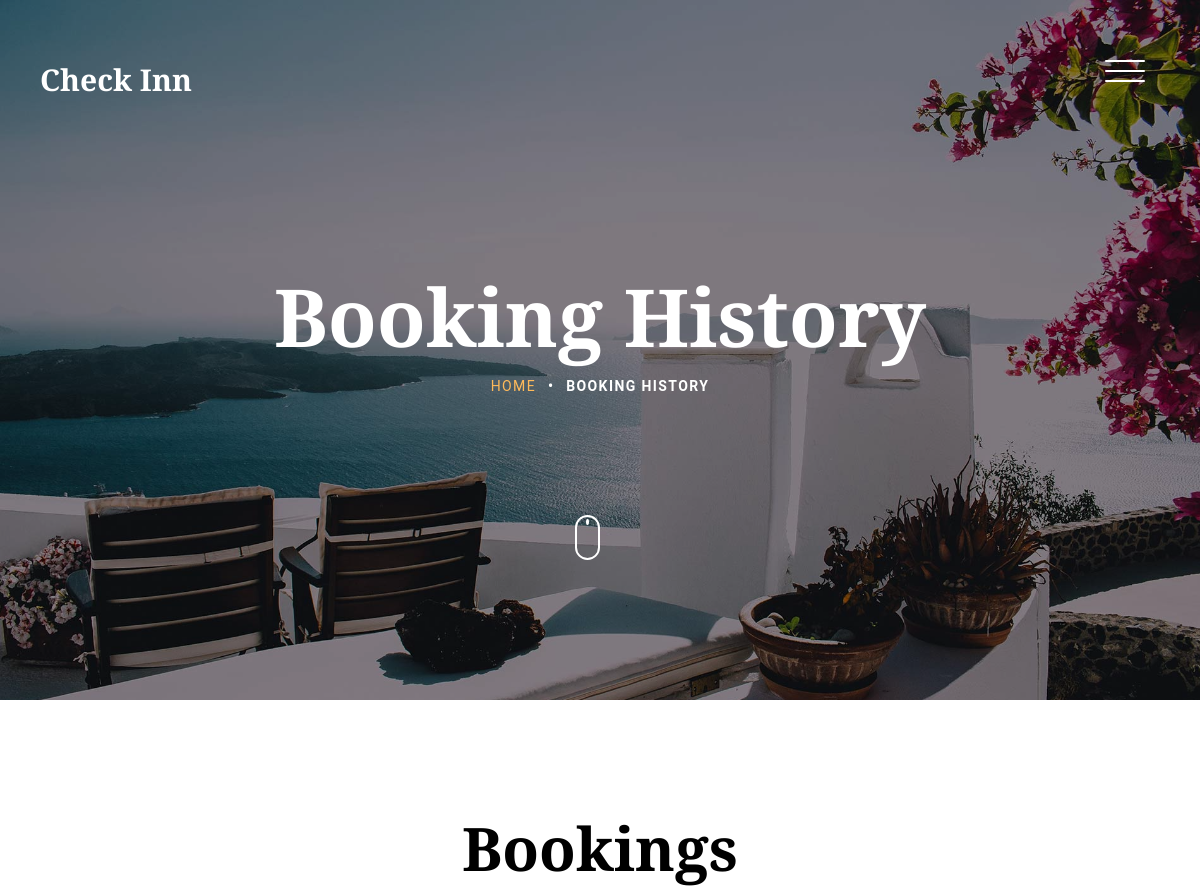
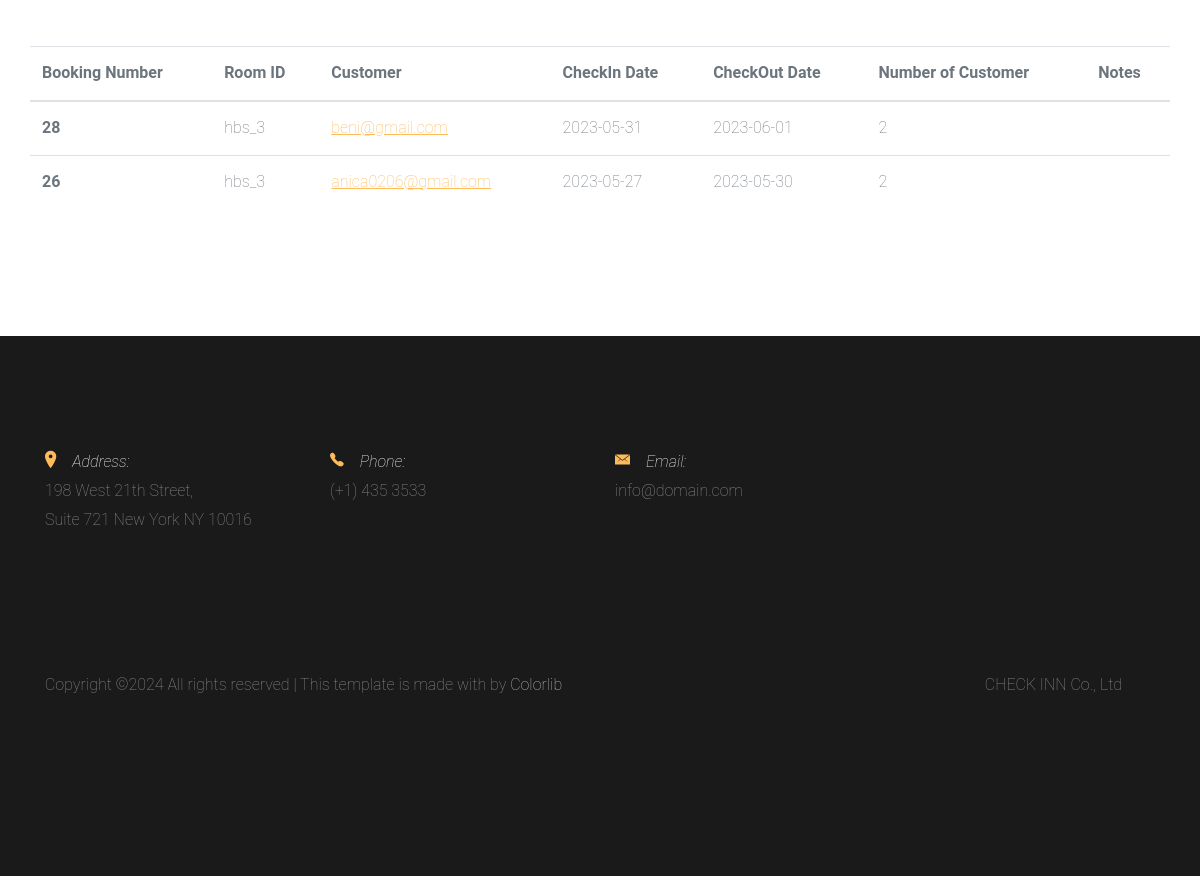
/CheckInn_Website/hotelBookingHistory.php (signed in), run on the app's committed database (2 pictures, top to bottom).
### tables this page shows
CREATE TABLE `booking` (
  `bookingID` int(11) NOT NULL,
  `hotelID` varchar(45) NOT NULL,
  `roomID` varchar(45) NOT NULL,
  `email` varchar(45) NOT NULL,
  `noOfNight` int(11) NOT NULL,
  `checkInDate` date NOT NULL,
  `checkOutDate` date NOT NULL,
  `notes` varchar(500) NOT NULL,
  `noOfCustomer` varchar(45) NOT NULL
);

### CheckInn_Website/session.php (called while the page is built, shortened)
<?php
    function userData($con)
    {
        if(isset($_SESSION['email']))
        {
            $email = $_SESSION['email'];
            $query = "select * from users where email = '$email' limit 1";
            $result = mysqli_query($con, $query);
            if($result && mysqli_num_rows($result) > 0)
            {
                $userData = mysqli_fetch_assoc($result);
                return $userData;
            }
        }
        die;
    }
?>

### CheckInn_Website/hotelBookingHistory.php (the view, shortened to what this page needs)
<?php
    include("dbConn.php");
    include("session.php");
    $userData = userData($db);
    $hotelID = $userData['hotelID'];
    $q = "select * from booking where hotelID = '$hotelID'";
    $query = mysqli_query($db, $q);
?>
<!DOCTYPE HTML>
<html>
<head>
<link rel="stylesheet" href="css/bootstrap.min.css">
<link rel="stylesheet" href="css/animate.css">
<link rel="stylesheet" href="css/owl.carousel.min.css">
<link rel="stylesheet" href="css/aos.css">
<link rel="stylesheet" href="css/bootstrap-datepicker.css">
<link rel="stylesheet" href="css/jquery.timepicker.css">
<link rel="stylesheet" href="css/fancybox.min.css">
<link rel="stylesheet" href="fonts/ionicons/css/ionicons.min.css">
<link rel="stylesheet" href="fonts/fontawesome/css/font-awesome.min.css">
<link rel="stylesheet" href="css/style.css">
</head>
<body>
<header class="site-header js-site-header">
  <div class="container-fluid">
    <div class="row align-items-center">
      <div class="col-6 col-lg-4 site-logo" data-aos="fade"><a href="hotelOperator.php">Check Inn</a></div>
      <div class="col-6 col-lg-8">
        <div class="site-menu-toggle js-site-menu-toggle"  data-aos="fade">
          <span></span>
          <span></span>
          <span></span>
        </div>
      </div>
    </div>
  </div>
</header>
<section class="site-hero inner-page overlay" style="background-image: url(images/hero_4.jpg)" data-stellar-background-ratio="0.5">
      <div class="container">
        <div class="row site-hero-inner justify-content-center align-items-center">
          <div class="col-md-10 text-center" data-aos="fade">
            <h1 class="heading mb-3">Booking History</h1>
            <ul class="custom-breadcrumbs mb-4">
              <li><a href="hotelOperator.php">Home</a></li>
              <li>&bullet;</li>
              <li>Booking History</li>
            </ul>
          </div>
        </div>
      </div>
      <a class="mouse smoothscroll" href="#next">
        <div class="mouse-icon">
          <span class="mouse-wheel"></span>
        </div>
      </a>
    </section>
<section class="section">
  <div class="container" id="next">
    <div class="row justify-content-center text-center mb-5">
      <div class="col-md-7">
        <h2 class="heading" data-aos="fade-up">Bookings</h2>
      </div>
    </div>
    <div class="row">
    <table class="table table-hover" data-aos="fade-up">
    <thead>
        <tr>
            <th scope="col">Booking Number</th>
            <th scope="col">Room ID</th>
            <th scope="col">Customer</th>
            <th scope="col">CheckIn Date</th>
            <th scope="col">CheckOut Date</th>
            <th scope="col">Number of Customer</th>
            <th scope="col">Notes</th>
        </tr>
    </thead>
    <tbody data-aos="fade-up">
    <?php
    while($data = mysqli_fetch_array($query))
    {
    ?>
        <tr>
            <th scope="row"><?php echo $data['bookingID']?></th>
            <td><?php echo $data['roomID']?></td>
            <td><a style="text-decoration: underline;" href="viewCustomerInfo.php?customerEmail=<?php echo $data['email']?>"><?php echo $data['email']?></a></td>
            <td><?php echo $data['checkInDate']?></td>
            <td><?php echo $data['checkOutDate']?></td>
            <td><?php echo $data['noOfCustomer']?></td>
            <td><?php echo $data['notes']?></td>
        </tr>
    <?php
    }
    ?>
    </tbody>
    </table>
    </div>
  </div>
</section>
<footer class="section footer-section">
      <div class="container">
        <div class="row mb-4">
          <div class="col-md-3 mb-5 pr-md-5 contact-info">
            <p><span class="d-block"><span class="ion-ios-location h5 mr-3 text-primary"></span>Address:</span> <span> 198 West 21th Street, <br> Suite 721 New York NY 10016</span></p>
          </div>
          <div class="col-md-3 mb-5 pr-md-5 contact-info">
              <p><span class="d-block"><span class="ion-ios-telephone h5 mr-3 text-primary"></span>Phone:</span> <span> (+1) 435 3533</span></p>
          </div>
          <div class="col-md-3 mb-5 pr-md-5 contact-info">
            <p><span class="d-block"><span class="ion-ios-email h5 mr-3 text-primary"></span>Email:</span> <span> info@domain.com</span></p>
          </div>
        </div>
        <div class="row pt-5">
          <p class="col-md-6 text-left">
            Copyright &copy; All rights reserved | This template is made with  by <a href="https://colorlib.com" target="_blank" >Colorlib</a>
          </p>
          <div class="col-md-6 mb-5 pr-md-5 text-right">
            <p>CHECK INN Co., Ltd</p>
          </div>
        </div>
      </div>
    </footer>
</body>
</html>

### adminPage/css/style.css (style rules this page uses)
body { background: #fff; font-family: "Roboto", arial, sans-serif; font-weight: 200; font-size: 16px; line-height: 1.8; color: #6c757d; position: relative; }
a { -webkit-transition: .3s all ease; -o-transition: .3s all ease; transition: .3s all ease; text-decoration: none; }
h1, h2, h3, h4, h5 { color: #000; font-family: "Playfair Display", times, serif; }
.container-fluid { max-width: 1600px; }
.site-header { position: fixed; top: 0; width: 100%; padding: 60px 0; z-index: 2; -webkit-transition: .3s all ease-in-out; -o-transition: .3s all ease-in-out; transition: .3s all ease-in-out; }
.site-logo { padding-left: 40px; }
.site-logo a { font-size: 30px; color: #fff; font-weight: bold; line-height: 1; font-family: "Playfair Display", times, serif; }
.site-hero { background-size: cover; height: 100vh; min-height: 700px; width: 100%; position: relative; }
.site-hero .heading { font-family: "Playfair Display", times, serif; font-weight: bold; }
.site-hero.overlay:before { background: rgba(0, 0, 0, 0.45); content: ""; position: absolute; height: 100vh; min-height: 700px; top: 0; left: 0; bottom: 0; right: 0; }
.site-hero.inner-page { height: 50vh; min-height: 700px; }
.site-hero.inner-page.overlay:before { height: 50vh; min-height: 700px; }
.site-hero-inner { height: 100vh; min-height: 700px; }
.site-hero-inner .heading { font-size: 80px; font-family: "Playfair Display", times, serif; color: #fff; line-height: 1; font-weight: bold; }
.inner-page .site-hero-inner { height: 50vh; min-height: 700px; }
.site-menu-toggle { top: 0; float: right; width: 40px; height: 45px; position: relative; margin: 0px auto; z-index: 200; -webkit-transform: rotate(0deg); -moz-transform: rotate(0deg); -o-transform: rotate(0deg); -ms-transform: rotate(0deg); transform: rotate(0deg); -webkit-transition: .5s ease-in-out; -moz-transition: .5s ease-in-out; -o-transition: .5s ease-in-out; transition: .5s ease-in-out; cursor: pointer; margin-right: 40px; }
.site-menu-toggle span { display: block; position: absolute; height: 2px; width: 100%; background: #fff; border-radius: 9px; opacity: 1; left: 0; -webkit-transform: rotate(0deg); -moz-transform: rotate(0deg); -o-transform: rotate(0deg); -ms-transform: rotate(0deg); transform: rotate(0deg); -webkit-transition: .25s ease-in-out; -moz-transition: .25s ease-in-out; -o-transition: .25s ease-in-out; transition: .25s ease-in-out; }
.site-menu-toggle span:nth-child(1) { top: 0px; }
.site-menu-toggle span:nth-child(2) { top: 10px; }
.site-menu-toggle span:nth-child(3) { top: 20px; }
.section { padding: 7em 0; }
.heading-serif, .heading, .testimonial-section .heading, .slider-section .heading, .blog-post-entry .heading { font-size: 60px; font-family: "Playfair Display", times, serif; font-weight: 700; }
.footer-section { background: #1a1a1a; color: #fff; }
.footer-section a { color: rgba(255, 255, 255, 0.7); }
.footer-section p { color: rgba(255, 255, 255, 0.5); }
.footer-section .contact-info span.d-block { font-style: italic; color: #fff; }
.mouse { width: 100px; display: inline-block; position: absolute; left: 50%; bottom: 140px; z-index: 1; -webkit-transform: translateX(-25%); -ms-transform: translateX(-25%); transform: translateX(-25%); }
.mouse-icon { width: 25px; height: 45px; border: 2px solid white; border-radius: 15px; cursor: pointer; position: relative; text-align: center; }
.mouse-wheel { height: 6px; margin: 2px auto 0; display: block; width: 3px; background-color: white; border-radius: 50%; -webkit-animation: 1.6s ease infinite wheel-up-down; -moz-animation: 1.6s ease infinite wheel-up-down; animation: 1.6s ease infinite wheel-up-down; }
.custom-breadcrumbs { list-style: none; padding: 0; margin: 0; }
.custom-breadcrumbs li { display: inline-block; color: #fff; margin: 0 4px; text-transform: uppercase; font-size: 14px; letter-spacing: .1em; font-weight: bold; }
.custom-breadcrumbs li a { font-weight: normal; }

### data on the page
booking: bookingID "28", roomID "hbs_3", email "beni@gmail.com", checkInDate "2023-05-31", checkOutDate "2023-06-01", noOfCustomer "2"
booking: bookingID "26", roomID "hbs_3", email "anica0206@gmail.com", checkInDate "2023-05-27", checkOutDate "2023-05-30", noOfCustomer "2"
